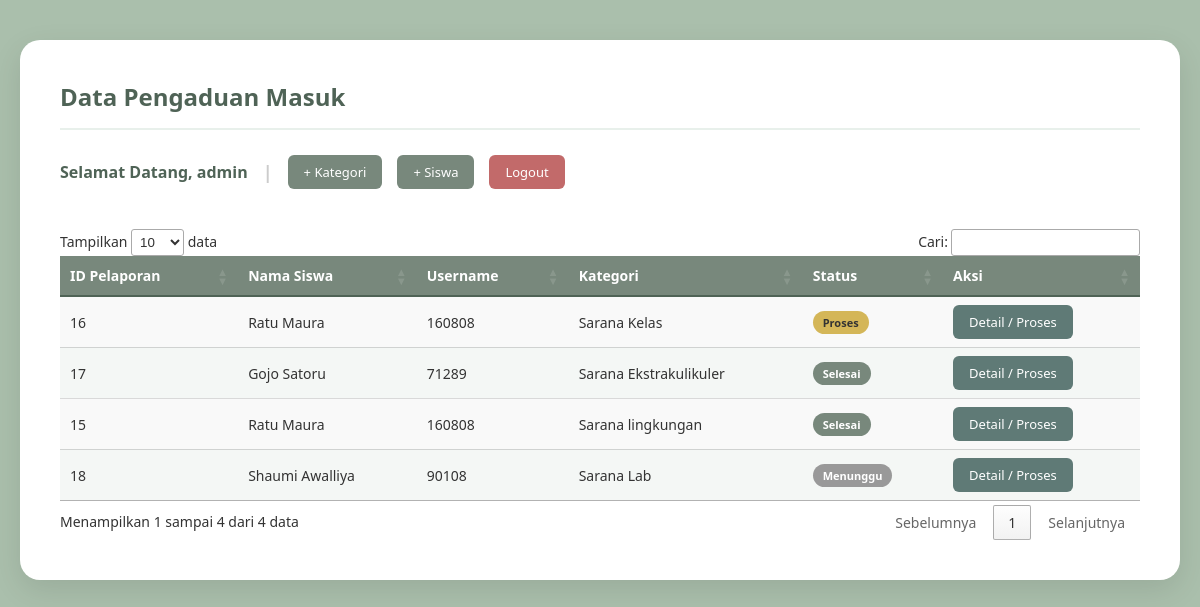
Before: /admin/data-pengaduan-admin.php (signed in) with the older database file.
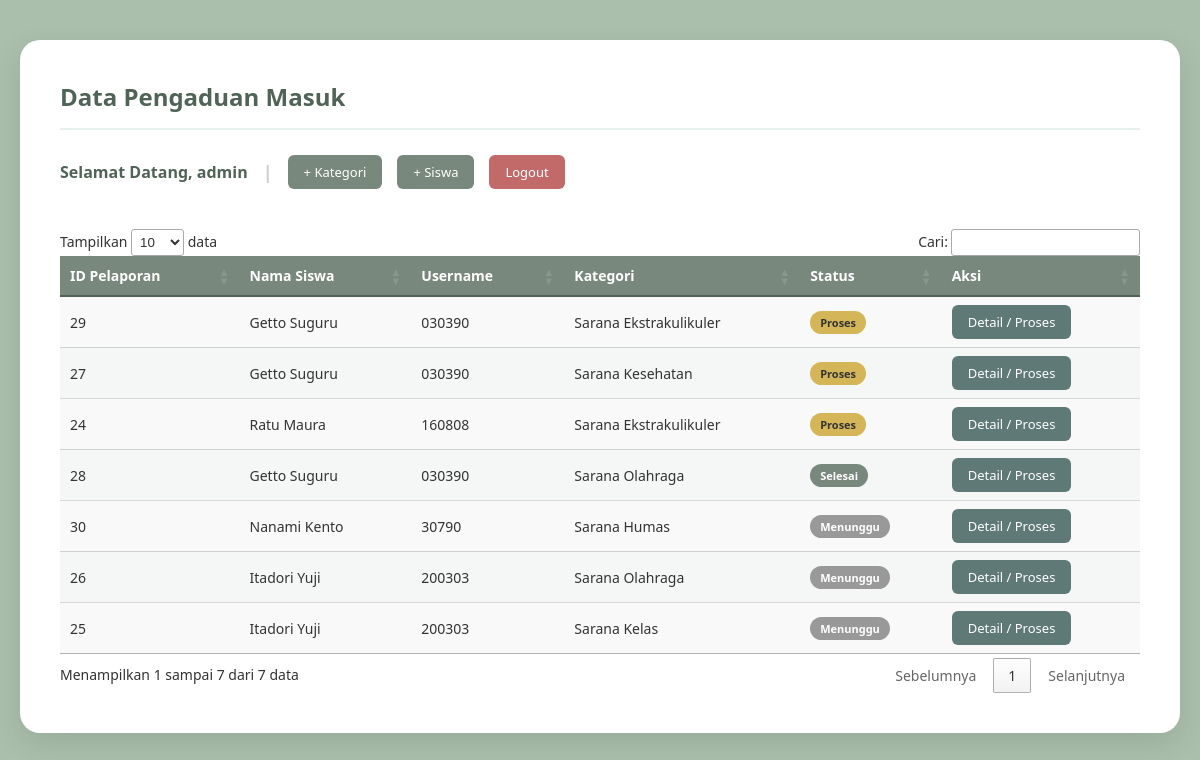
After: the same page with the newer database file.
### tables this page shows
CREATE TABLE `user` (
  `id` int(11) NOT NULL,
  `nama` varchar(100) NOT NULL,
  `username` varchar(20) NOT NULL,
  `password` varchar(200) NOT NULL,
  `role` enum('admin','siswa') NOT NULL,
  `nis` varchar(20) NOT NULL,
  `kelas` varchar(20) NOT NULL
);

CREATE TABLE `kategori` (
  `id_kategori` int(11) NOT NULL,
  `ket_kategori` varchar(30) NOT NULL
);

### admin/data-pengaduan-admin.php (the view, shortened to what this page needs)
<?php
include '../koneksi.php';
?>
<!DOCTYPE html>
<html lang="en">
<head>
    <link rel="stylesheet" href="https://cdn.datatables.net/1.13.8/css/jquery.dataTables.min.css">
</head>
<body>
    <div class="container">
        <h1>Data Pengaduan Masuk</h1>
        <div class="admin-header">
            <p class="welcome-text">
                Selamat Datang, <b><?php echo $_SESSION['nama']; ?></b>
            </p>
            <span class="divider">|</span>
            <a href="data-kategori.php" class="btn btn-action">+ Kategori</a>
            <a href="data-siswa.php" class="btn btn-action">+ Siswa</a>
            <a href="../logout.php" class="btn btn-danger">Logout</a>
        </div>
        <table id="datatable" class="display" style="width:100%">
            <thead>
                <tr>
                    <th>ID Pelaporan</th>
                    <th>Nama Siswa</th>
                    <th>Username</th>
                    <th>Kategori</th>
                    <th>Status</th>
                    <th>Aksi</th>
                </tr>
            </thead>
            <tbody>
                <?php
                $query = mysqli_query($koneksi, "
                    SELECT a.id_pelaporan, u.nama, u.username, k.ket_kategori, a.status
                    FROM `input-aspirasi` a
                    JOIN `user` u ON a.iduser = u.id
                    JOIN `kategori` k ON a.id_kategori = k.id_kategori
                    ORDER BY
                        CASE a.status
                            WHEN 'proses' THEN 1
                            WHEN '0' THEN 2
                            WHEN '' THEN 2
                            WHEN 'tolak' THEN 3
                            WHEN 'selesai' THEN 4
                            ELSE 5
                        END ASC,
                        a.id_pelaporan DESC
                ");
                while($data = mysqli_fetch_assoc($query)){
                    $s = $data['status'];
                    $badgeClass = 'status-0';
                    $statusLabel = 'Menunggu';
                    if($s == 'proses') {
                        $badgeClass = 'status-proses';
                        $statusLabel = 'Proses';
                    } elseif($s == 'selesai') {
                        $badgeClass = 'status-selesai';
                        $statusLabel = 'Selesai';
                    } elseif($s == 'tolak') {
                        $badgeClass = 'status-tolak';
                        $statusLabel = 'Ditolak';
                    }
                ?>
                <tr>
                    <td><?= $data["id_pelaporan"]; ?></td>
                    <td><?= $data["nama"]; ?></td>
                    <td><?= $data["username"]; ?></td>
                    <td><?= $data["ket_kategori"]; ?></td>
                    <td>
                        <span class="status-badge <?= $badgeClass; ?>">
                            <?= $statusLabel; ?>
                        </span>
                    </td>
                    <td>
                        <a href="detail-pengaduan-admin.php?id=<?= $data['id_pelaporan']; ?>" class="btn btn-primary">Detail / Proses</a>
                    </td>
                </tr>
                <?php } ?>
            </tbody>
        </table>
    </div>
</body>
</html>

Changed rows visible on the page:
removed input-aspirasi: id_pelaporan "16", user.nama "Ratu Maura", user.username "160808", id_kategori.ket_kategori "Sarana Kelas", status "Proses"
removed input-aspirasi: id_pelaporan "17", user.nama "Gojo Satoru", user.username "71289", id_kategori.ket_kategori "Sarana Ekstrakulikuler", status "Selesai"
removed input-aspirasi: id_pelaporan "15", user.nama "Ratu Maura", user.username "160808", id_kategori.ket_kategori "Sarana lingkungan", status "Selesai"
removed input-aspirasi: id_pelaporan "18", user.nama "Shaumi Awalliya", user.username "90108", id_kategori.ket_kategori "Sarana Lab", statusLabel "Menunggu"
added input-aspirasi: id_pelaporan "29", user.nama "Getto Suguru", user.username "030390", id_kategori.ket_kategori "Sarana Ekstrakulikuler", status "Proses"
added input-aspirasi: id_pelaporan "27", user.nama "Getto Suguru", user.username "030390", id_kategori.ket_kategori "Sarana Kesehatan", status "Proses"
added input-aspirasi: id_pelaporan "24", user.nama "Ratu Maura", user.username "160808", id_kategori.ket_kategori "Sarana Ekstrakulikuler", status "Proses"
added input-aspirasi: id_pelaporan "28", user.nama "Getto Suguru", user.username "030390", id_kategori.ket_kategori "Sarana Olahraga", status "Selesai"
added input-aspirasi: id_pelaporan "30", user.nama "Nanami Kento", user.username "30790", id_kategori.ket_kategori "Sarana Humas", statusLabel "Menunggu"
added input-aspirasi: id_pelaporan "26", user.nama "Itadori Yuji", user.username "200303", id_kategori.ket_kategori "Sarana Olahraga", statusLabel "Menunggu"
added input-aspirasi: id_pelaporan "25", user.nama "Itadori Yuji", user.username "200303", id_kategori.ket_kategori "Sarana Kelas", statusLabel "Menunggu"
Other visible differences:
text written by a page script: "Tampilkan data Cari: Menampilkan 1 sampai 4 dari 4 data Sebelumnya 1 Selanjutnya" → "Tampilkan data Cari: Menampilkan 1 sampai 7 dari 7 data Sebelumnya 1 Selanjutnya"
